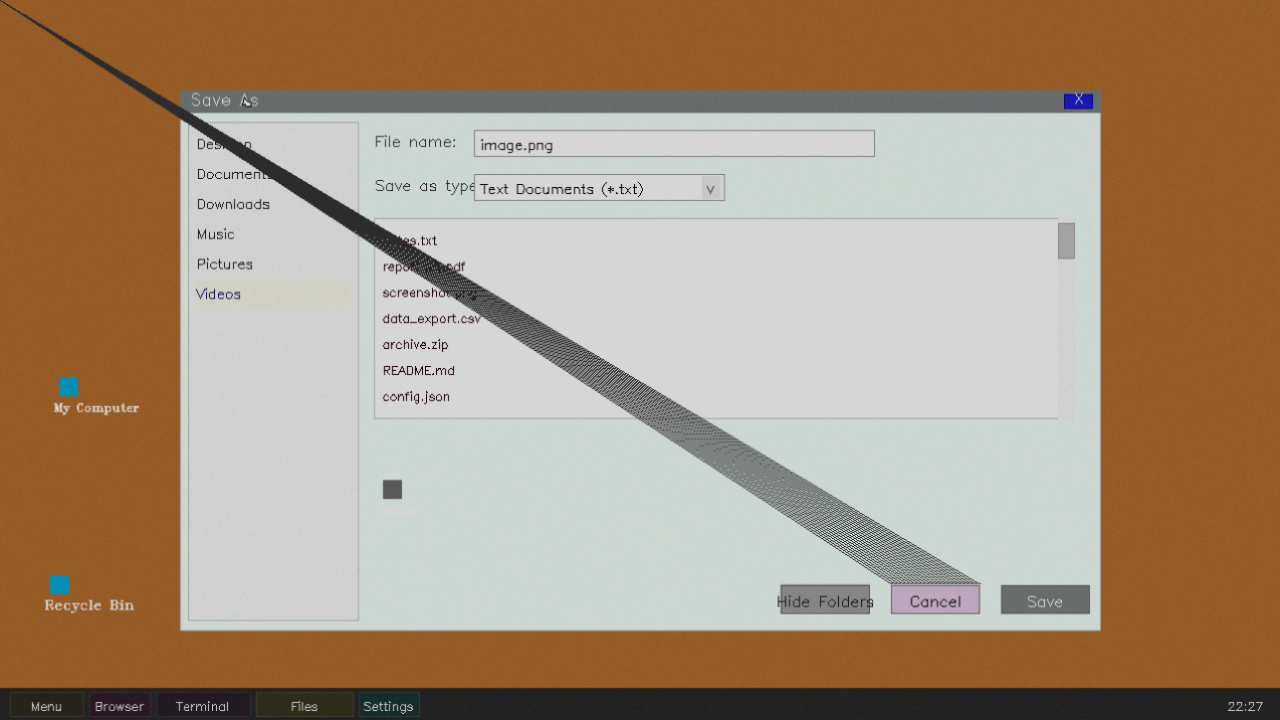
#> input picture demo/output/gt-samples/images/000000.png, 1280 x 720 px; its folder holds only this picture in this run
$ python benchmark_runner.py --frames ../../demo/output/gt-samples/images
#> lines starting #> are read from the running program, lines starting #| are printed output that depends on the picture; after the words box and inside, x2 and y2 are one past the last pixel; in counts of white or black regions, pixels touching at a corner belong together
#> in run_benchmark, img is the input picture: shape (720, 1280, 3); mean B, G, R 124.2, 147.7, 169.1
### packages/desktop-ui-cv/build/lib/winebot_cv/detectors/engines.py
#!/usr/bin/env python3
# EXECUTION: EITHER — runs in sidecar container or on host
# STATUS: ACTIVE — swappable UI element detector abstraction
"""
Swappable UI element detector abstraction for WineBot CV sidecar.

Detector selection via UI_DETECTOR env var:
  UI_DETECTOR=contour          (default, OpenCV edge/contour heuristics, CPU, ~0.01s)
  UI_DETECTOR=yolo             (YOLO with OmniParser UI weights, GPU, ~0.2s)
  UI_DETECTOR=omniparser       (OmniParser v2: YOLO detection + Florence-2 captions, GPU, ~0.6s)
  UI_DETECTOR=screenparser     (ScreenParser YOLOv11-L, 55 classes, GPU, ~0.3s)
  UI_DETECTOR=screenparser_wine(ScreenParser fine-tuned on Wine data, mAP50=0.951, GPU, ~0.3s)
  UI_DETECTOR=wine             (YOLOv8n fine-tuned on Wine data, mAP50=0.918, GPU, ~0.22s)
  UI_DETECTOR=uidetr1          (UI-DETR-1 RF-DETR, class-agnostic, GPU, ~0.29s)

Usage:
  from ui_detectors import get_ui_detector
  detector = get_ui_detector()
  elements = detector.detect(image)  # -> List[Dict]

Each detector returns identical structured output:
  [{"id": 0, "bbox": [x,y,w,h], "type": "button", "label": "Save",
    "confidence": 0.97, "interactive": true}]
"""

import os
import sys
import subprocess
from pathlib import Path
from typing import Dict, List, Optional, Tuple

import cv2
import numpy as np


# ── Constants (tuned for Wine desktop at 1280x720) ────────────────────────────

# Wine-specific: text is often lower contrast, buttons can be smaller
WINDOW_TITLE_HEIGHT = 25
MENU_BAR_HEIGHT = 22
BUTTON_MIN_W, BUTTON_MIN_H = 30, 18   # lowered from 40,20 for Wine's smaller buttons
BUTTON_MAX_H = 50                      # raised from 45 for Wine dialog buttons
DIALOG_MIN_W, DIALOG_MIN_H = 180, 70   # lowered from 200,80 for smaller Wine dialogs
TEXT_AREA_MIN_H = 80                   # lowered from 100 for Notepad-like editors
TEXT_FIELD_MIN_H = 16                  # lowered from 18
TEXT_FIELD_MAX_H = 40                  # raised from 35

# Contour detection thresholds (tuned for Wine's lower-contrast rendering)
CANNY_LOW = 20    # lowered from 30 — Wine renders softer edges than native Windows
CANNY_HIGH = 80   # lowered from 120

# Area filters — tuned for Wine desktop at 1280x720
MIN_CONTOUR_AREA = 150   # lowered from 400 to catch small buttons
MAX_CONTOUR_RATIO = 0.95  # fraction of total screen (unchanged)

# Morphological closing kernel — connects fragmented Wine window borders
MORPH_KERNEL_SIZE = 3  # 3x3 kernel for closing small gaps in window edges


# ── Base class ────────────────────────────────────────────────────────────────

class UIDetector:
    """Base class for swappable UI element detectors."""

    name: str = "base"
    available: bool = False
    uses_gpu: bool = False

    # [48 lines left out: functions _move_model_to_gpu, detect, classify_ui_state, not called in this run]


# ── Contour Detector (always available, built-in) ────────────────────────────

class ContourDetector(UIDetector):
    """OpenCV edge/contour heuristics. Fast, CPU-only, always available."""

    name = "contour"
    available = True
    uses_gpu = False

    def _classify_region(self, x: int, y: int, w: int, h: int) -> str:
        aspect = w / max(h, 1)

        if h <= WINDOW_TITLE_HEIGHT and w > 200:
            return "title_bar"
        if h <= MENU_BAR_HEIGHT and 15 < w < 800:
            return "menu_bar"
        if BUTTON_MIN_W <= w <= 200 and BUTTON_MIN_H <= h <= BUTTON_MAX_H:
            return "button"
        if h >= TEXT_AREA_MIN_H and w > 300:
            return "text_area"
        if TEXT_FIELD_MIN_H <= h <= TEXT_FIELD_MAX_H and w > 50:
            return "text_field"
        if w > DIALOG_MIN_W and h > DIALOG_MIN_H and h < 400:
            return "dialog"
        if w * h > 50000:
            return "panel"
        return "unknown"

    def _is_interactive(self, elem_type: str) -> bool:
        return elem_type in ("button", "text_field", "menu_bar")

    def detect(self, image: np.ndarray) -> List[Dict]:
        gray = cv2.cvtColor(image, cv2.COLOR_BGR2GRAY)
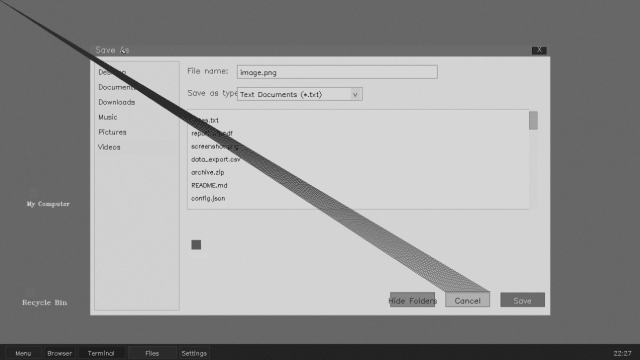
#> gray: shape (720, 1280) (shown at 1/2 size); min 3, max 215, mean 151.4

        # Wine-specific preprocessing: CLAHE for softer Wine window borders
        clahe = cv2.createCLAHE(clipLimit=1.5, tileGridSize=(8, 8))
        enhanced = clahe.apply(gray)

        # Morphological closing to connect fragmented contour edges (Wine artifact)
        kernel = cv2.getStructuringElement(
            cv2.MORPH_RECT, (MORPH_KERNEL_SIZE, MORPH_KERNEL_SIZE)
        )
        closed = cv2.morphologyEx(enhanced, cv2.MORPH_CLOSE, kernel)
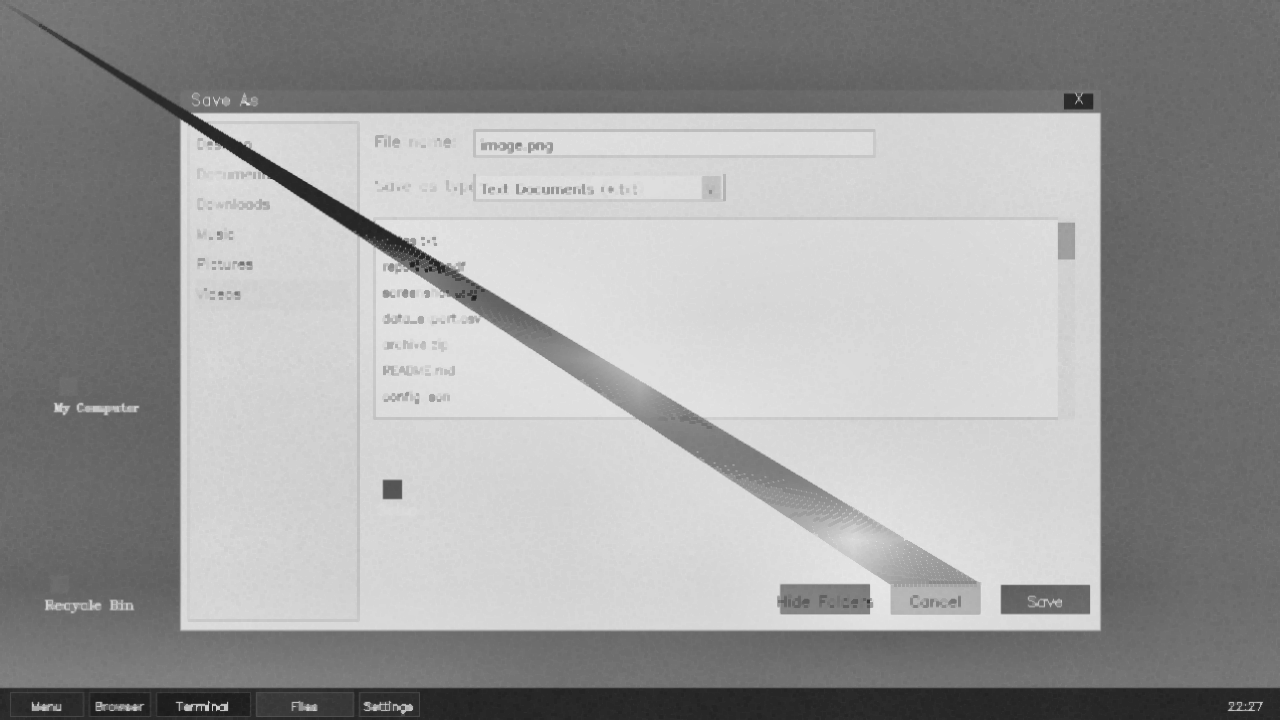
#> closed: shape (720, 1280); min 28, max 232, mean 157

        edges = cv2.Canny(closed, CANNY_LOW, CANNY_HIGH)
#> edges: shape (720, 1280); 2.9% white in thin lines or dots
        contours, _ = cv2.findContours(edges, cv2.RETR_EXTERNAL, cv2.CHAIN_APPROX_SIMPLE)
#> contours = 134 contours, 63 with area under 20; largest, box (x1, y1, x2, y2) and area: (38, 23, 1101, 631) 31014, (472, 128, 877, 160) 11802, (1000, 584, 1091, 615) 2694, (255, 690, 355, 720) 2568, (157, 693, 250, 716) 2024
#> (the rest of the program and of its run is left out)
